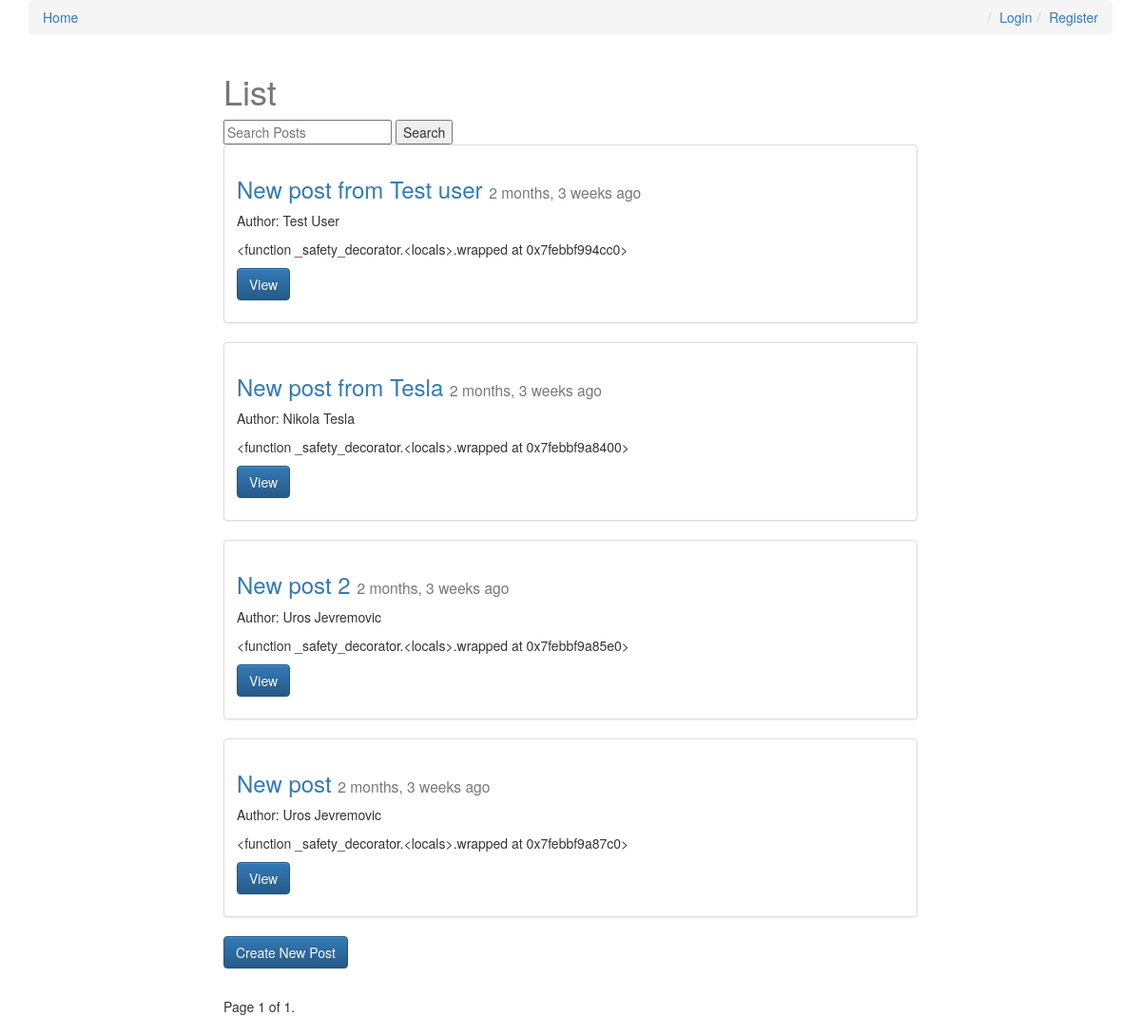
The app's page /, older data.
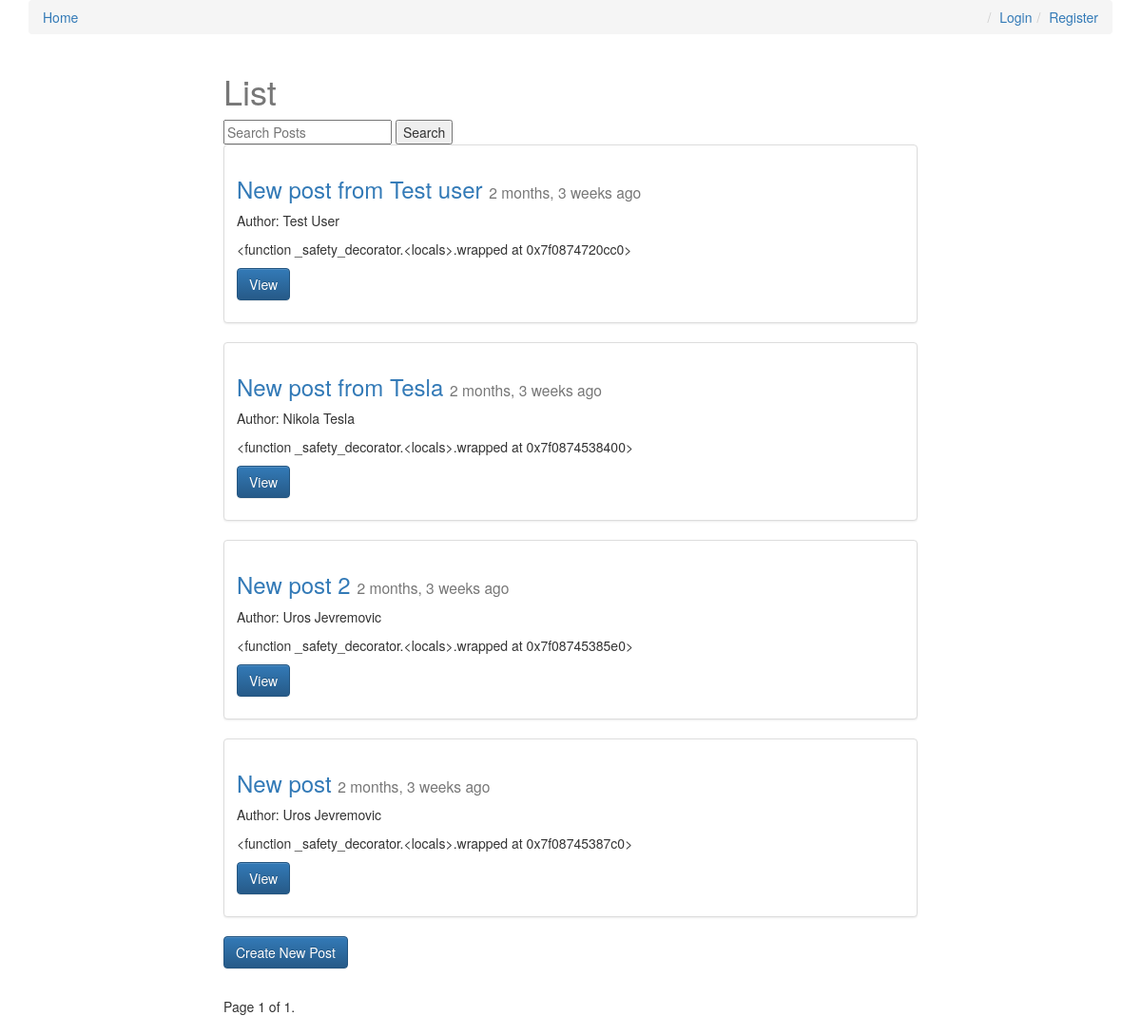
The same page, newer data.
### posts/models.py (models this page shows, shortened)
class Post(models.Model):
    user = models.ForeignKey(settings.AUTH_USER_MODEL, default=1)
    title = models.CharField(max_length=255)
    slug = models.SlugField(unique=True)
    image = models.ImageField(null=True, blank=True,
                              height_field='image_height', width_field='image_width')
    image_width = models.IntegerField(default=0)
    image_height = models.IntegerField(default=0)
    share_public = models.BooleanField(default=True)
    content = models.TextField()
    read_time = models.TimeField(null=True, blank=True)
    updated = models.DateTimeField(auto_now=True)
    created_at = models.DateTimeField(auto_now_add=True)
    objects = PostManager()
    def get_absolute_url(self):
        return reverse('posts:detail', kwargs={'slug': self.slug})
    def get_markdown(self):
        content = self.content
        return mark_safe(markdown(content))
    class Meta:
        ordering = ['-created_at', '-updated']

### posts/views.py (the view, shortened to what this page needs)
# urls.py: url(r'^$', views.post_list, name='list'),
def post_list(request):
    posts_list = Post.objects.all_published()
    if request.user.is_staff or request.user.is_superuser:
        posts_list = Post.objects.all()
    query = request.GET.get('q')
    title = 'List'
    paginator = Paginator(posts_list, 4)  # Show 25 contacts per page
    page = request.GET.get('page')
    try:
        posts = paginator.page(page)
    except PageNotAnInteger:
        posts = paginator.page(1)
    except EmptyPage:
        posts = paginator.page(paginator.num_pages)
    return render(request, 'posts/post_list.html', {'posts': posts, 'title': title})

### posts/models.py (called while the page is built)
    def all_published(self, *args, **kwargs):
        return super(PostManager, self).filter(share_public=True)

### posts/templates/posts/post_list.html (shortened to what this page needs)
{% extends 'layout.html' %}
{% load markdown_deux_tags %}
{% block content %}
    <div class="col-sm-8 col-sm-offset-2">
        <h1>{{ title }}</h1>
        <form method="GET" action="">
            <input type="text" name="q" placeholder="Search Posts" value="{{ request.GET.q }}">
            <input type="submit" value="Search">
        </form>
        {% for post in posts %}
            <div class="row">
            <div class="col-sm-12">
                <div class="thumbnail">
                  <div class="caption post-detail-item">
                    <h3>
                        <a href="{{ post.get_absolute_url }}">{{ post.title }}</a>
                        <small>{{ post.created_at|timesince }} ago</small>
                    </h3>
                    {% if post.user.get_full_name %}
                        <p>Author: {{ post.user.get_full_name }}</p>
                    {% endif %}
                    <p>{{ post.get_markdown|truncatechars:100 }}</p>
                    <p><a href="{{ post.get_absolute_url }}" class="btn btn-primary" role="button">View</a></p>
                  </div>
                </div>
            </div>
            </div>
        {% endfor %}
        <div class="row">
            <div class="col-sm-12">
                    <p><a href="{% url 'posts:create' %}" class="btn btn-primary" role="button">Create New Post</a></p>
            </div>
        </div>
        <div class="pagination">
        <span class="step-links">
            <span class="current">
                Page {{ posts.number }} of {{ posts.paginator.num_pages }}.
            </span>
        </span>
        </div>
    </div>
{% endblock %}

Row changes from the older to the newer data that the page shows:
changed Post "New post from Test user": get_markdown "<function _safety_decorator.<locals>.wrapped at 0x7febbf994cc0>" → "<function _safety_decorator.<locals>.wrapped at 0x7f0874720cc0>"
computed for Post "New post from Tesla": get_markdown "<function _safety_decorator.<locals>.wrapped at 0x7febbf9a8400>" → "<function _safety_decorator.<locals>.wrapped at 0x7f0874538400>"
computed for Post "New post 2": get_markdown "<function _safety_decorator.<locals>.wrapped at 0x7febbf9a85e0>" → "<function _safety_decorator.<locals>.wrapped at 0x7f08745385e0>"
computed for Post "New post": get_markdown "<function _safety_decorator.<locals>.wrapped at 0x7febbf9a87c0>" → "<function _safety_decorator.<locals>.wrapped at 0x7f08745387c0>"
